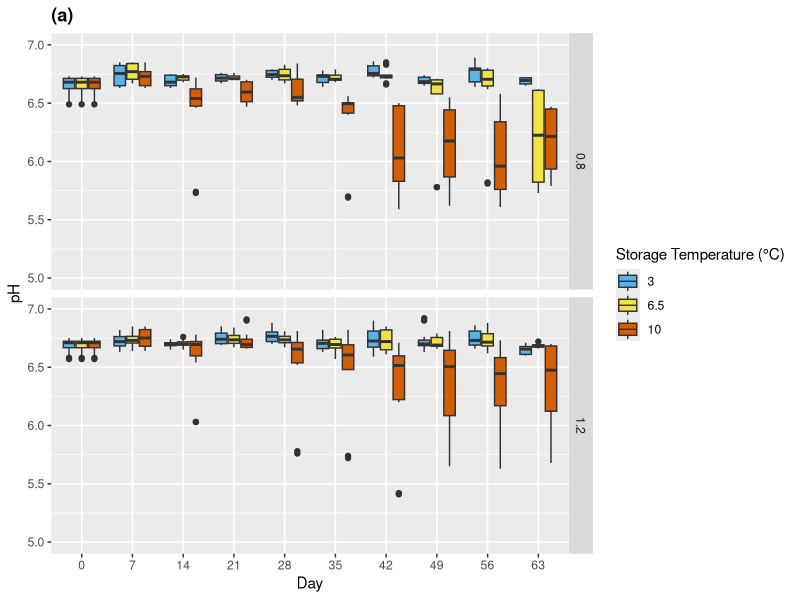
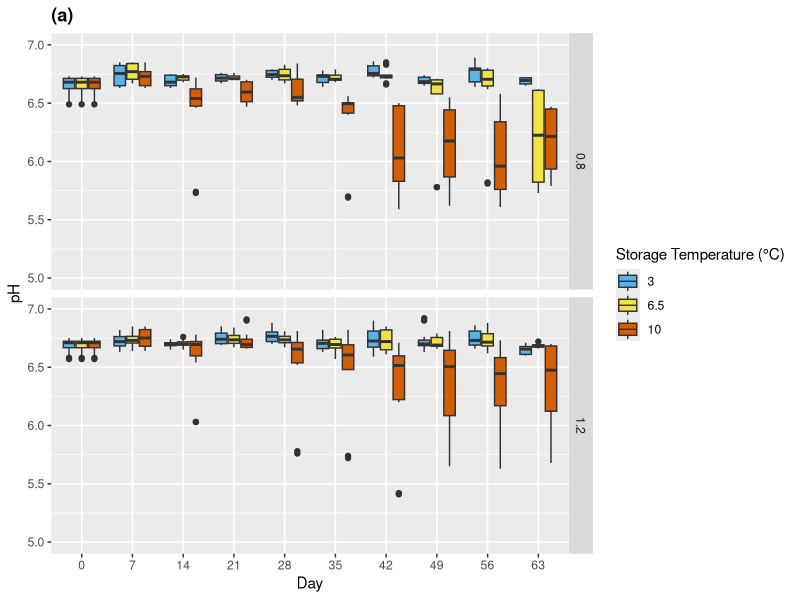

The R source for these figures, in order: (Note: this script raises an error after producing the figures.)
## ---- chunk 1
knitr::opts_chunk$set(echo = TRUE)
## ---- chunk 2
library(dplyr)
library(ggplot2)
library(tidyverse)
## ---- chunk 3
MFpc <- read.csv("Physiocochemical_data.csv", na.strings = c("", "NA"))
## ---- chunk 4

#filter for only pH data
MFpH <- MFpc %>% 
  filter(!is.na(pH)) %>% 
  filter(GramNeg == "KEEP") %>% 
  mutate(Day = as.factor(Day)) %>% 
  group_by(Day)

#plot pH data by pore size
ggplot(data = MFpH, aes(x = factor(Day), y = pH, fill = factor(StorageTemp))) +
  geom_boxplot() +
  facet_grid(MFpH$PoreSize) +
  scale_fill_manual(values=c("#56B4E9", "#F0E442", "#D55E00")) +
  theme(plot.title = element_text(face = "bold")) +
  xlab("Day") + ylab("pH") +
  ggtitle("(a)") +
  labs(color = "Storage Temperature (°C)", fill = "Storage Temperature (°C)") +
  scale_y_continuous(limits = c(5, 7))

ggsave("MFporesizepH_051023.jpeg", device = "jpg", type = "cairo", dpi = 600)

#plot pH data by milk type
ggplot(data = MFpH, aes(x = factor(Day), y = pH, fill = factor(StorageTemp))) +
  geom_boxplot() +
  facet_grid(MFpH$MilkType) +
  scale_fill_manual(values=c("#56B4E9", "#F0E442", "#D55E00")) +
  theme(plot.title = element_text(face = "bold")) +
  ggtitle("(b)") +
  xlab("Day") + ylab("pH") +
  labs(color = "Storage Temperature (°C)", fill = "Storage Temperature (°C)") +
  scale_y_continuous(limits = c(5, 7))

ggsave("MFmilktypepH_051023.jpeg", device = "jpg", type = "cairo", dpi = 600)
## ---- chunk 5
#filter for particle size data
MFps <- MFpc %>% 
  filter(!is.na(ParticleSize)) %>% 
  filter(GramNeg == "KEEP") %>% 
  mutate(ParticleSize = as.numeric(as.character(ParticleSize))) %>% 
  mutate(Day = as.factor(Day)) %>%
  filter(!is.na(ParticleSize)) %>% 
  mutate(MilkType = replace(MilkType, MilkType == "skim ", "skim")) %>% 
  group_by(Trial, PoreSize, MilkType, StorageTemp) %>% 
  filter(is.na(Coagulated)) %>% 
  filter()

#filter particle size data for skim milk only
MFpsskim <- MFps %>% 
  filter(MilkType == "skim")

#filter particle size data for whole milk only
MFpswhole <- MFps %>% 
  filter(MilkType == "whole")


#plot skim milk particle size data
ggplot(data = MFpsskim, aes(x = factor(Day), y = ParticleSize, color = factor(StorageTemp))) +
geom_pointrange(position = position_dodge(width = 1),
    mapping = aes(x = factor(Day), y = ParticleSize),
    stat = "summary",
    fun.min = min,
    fun.max = max,
    fun = mean) +
  facet_grid(MFpsskim$PoreSize) +
  scale_color_manual(values=c("#56B4E9", "#DDCC77", "#D55E00")) +
  theme(plot.title = element_text(face = "bold")) +
  ggtitle("(c)") +
  xlab("Day") + 
  ylab(expression("Effective Diameter (nm)")) +
  labs(color = "Storage Temperature (°C)", fill = "Storage Temperature (°C)") +
  geom_smooth(aes(group = 1), se = FALSE, color = "black", size = 0.5)

ggsave("particlesizeSKIM051023.jpeg", device = "jpg", type = "cairo", dpi = 600)


#plot whole milk particle size data
ggplot(data = MFpswhole, aes(x = factor(Day), y = ParticleSize, color = factor(StorageTemp))) +
geom_pointrange(position = position_dodge(width = 1),
    mapping = aes(x = factor(Day), y = ParticleSize),
    stat = "summary",
    fun.min = min,
    fun.max = max,
    fun = mean) +
  facet_grid(MFpswhole$PoreSize) +
  scale_color_manual(values=c("#56B4E9", "#DDCC77", "#D55E00")) +
  theme(plot.title = element_text(face = "bold")) +
  ggtitle("(d)") +
  xlab("Day") + 
  ylab(expression("Effective Diameter (nm)")) +
  labs(color = "Storage Temperature (°C)", fill = "Storage Temperature (°C)") +
    geom_smooth(aes(group = 1), se = FALSE, color = "black", size = 0.5)

ggsave("particlesizeWHOLE051023.jpeg", device = "jpg", type = "cairo", dpi = 600)
## ---- chunk 6
#summarize milkoscan data
components <- MFpc %>% 
  filter(!is.na(CompMethod)) %>% 
  filter(CompMethod == "milkoscan") %>% 
  group_by(Trial, PoreSize, MilkType) %>% 
  summarise_at(c("Fat", "Protein", "Lactose", "TS", "SnF"), mean, na.rm = TRUE)

componentsall <- components %>% 
  ungroup() %>% 
  group_by(PoreSize, MilkType) %>% 
  summarise_at(c("Fat", "Protein", "Lactose", "TS", "SnF"), mean, na.rm = TRUE) 

#for summarizing protein retention
mfreduct <- components %>% 
  filter(MilkType == "rawskim" | MilkType == "mfskim")

  
## ---- chunk 7
#summarize freezing point depression

freezept <- MFpc %>% 
  filter(!is.na(FreezePt)) %>% 
  mutate(FreezePt = -.001*FreezePt) %>% 
  filter(is.na(bottlenum)) %>% 
  filter(is.na(pumptype)) %>% 
  group_by(Trial, MilkType, pumptype) %>% 
  mutate(FreezePt = ((0.96418*FreezePt)+0.00085))


